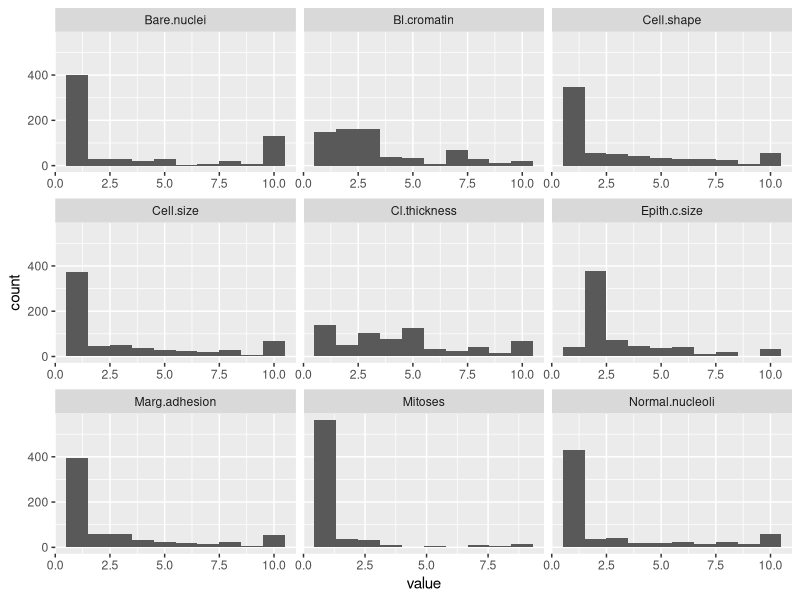
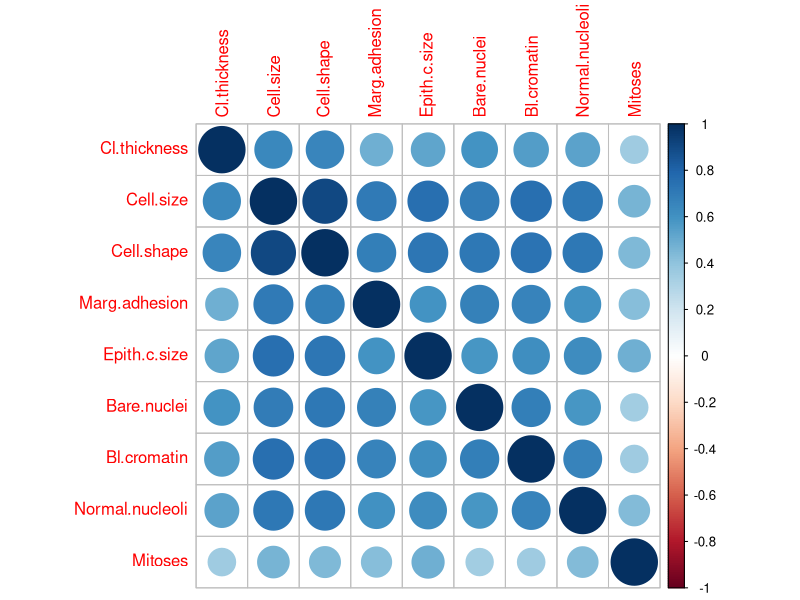
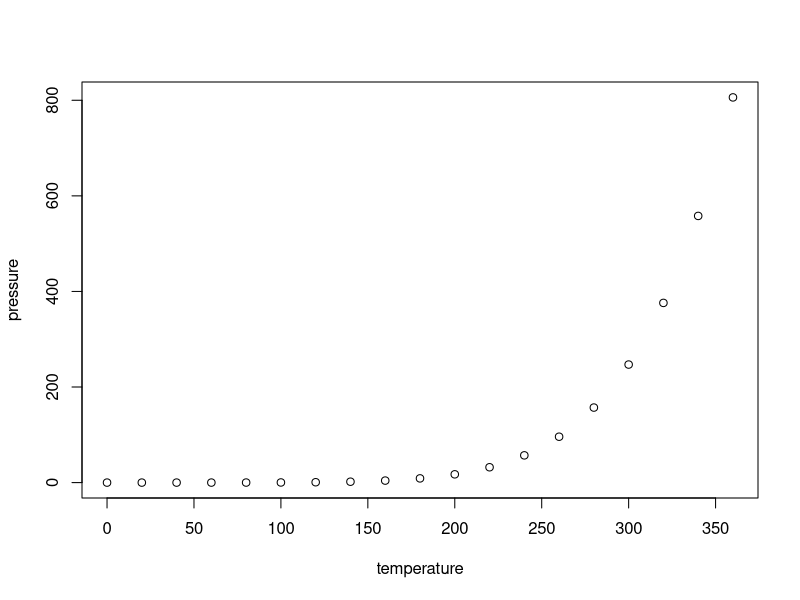

Reproduce these figures in R, in order.
## ---- chunk 1
knitr::opts_chunk$set(echo = TRUE)
library(tidyverse)
library(mlbench)
library(ggplot2)
data(BreastCancer)
## ---- chunk 2
# Remove NA observations from the data
fully_observed_bc_data <- na.omit(BreastCancer)
# Convert factors to numeric, omitting the class column
numeric_dat <- mutate_if(fully_observed_bc_data[,1:10], is.factor, ~as.numeric(.x))
# Add the class column back on to the data, keeping it as a factor
dat <- cbind(numeric_dat, fully_observed_bc_data$Class)
colnames(dat)[11] <- "Class"

## ---- chunk 3
## Summarise the data
summary(dat)
## ---- chunk 4
## Plot histograms of the numeric variables
ggplot(gather(dat[,2:10]), aes(value)) +
  geom_histogram(bins = 10) +
  facet_wrap(~key, scales = 'free_x')
## ---- chunk 5
## Take the correlation matrix of all numeric variables in the data
cor_matrix <- cor(dat[,2:10])
corrplot::corrplot(cor_matrix)
## ---- chunk 6
## Form subsets of the data according to their class
benign_dat <- subset(dat, Class=="benign")
malignant_dat <- subset(dat, Class=="malignant")

## Take the column means of the numeric values in each subset
means <- rbind(colMeans(benign_dat[,2:10]), colMeans(malignant_dat[,2:10]))
rownames(means) <- c("Benign", "Malignant")
print(means)
## ---- chunk 7
## Convert class factors to 0 and 1 for linear model
dat$Class <- as.numeric(dat$Class) - 1
## Fit a complete linear model with all numerical values
fit <- lm(Class~., data = dat[,2:11])
summary(fit)
## ---- chunk 8
plot(pressure)
